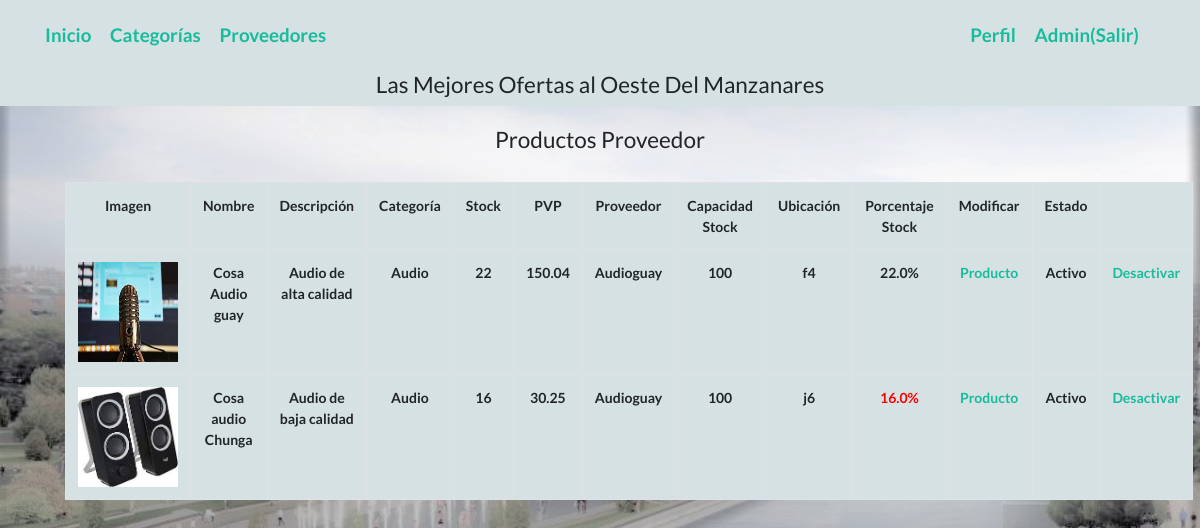
The app's page /proveedores_productos/2 (signed in) with its own data.
### main/models.py (models this page shows, shortened)
class Usuarios(db.Base):
    __tablename__ = 'usuarios'
    id = Column(Integer, primary_key=True)
    username = Column(String(100), nullable=False)
    password_hash = Column(String(128), nullable=False)
    nombre = Column(String(200), nullable=False)
    email = Column(String(200), nullable=False)
    admin = Column(Boolean, default=False)
    proveedor = Column(Boolean, default=False)
    activo = Column(Boolean, default=True)
    usuProveedorId = Column(Integer, ForeignKey("proveedores.id"), default=0)
    usuProveedor = relationship("Proveedores", backref="ProveedorUsu")
    @property
    def password(self):
        raise AttributeError('password is not a readable attribute')
    def is_admin(self):
        return self.admin
    def is_proveedor(self):
        return self.proveedor

class Inventario(db.Base):
    __tablename__ = "inventario"
    id = Column(Integer, primary_key=True)
    nombre = Column(String(100), nullable=False)
    precio = Column(Float, default=0)
    iva = Column(Integer, default=21)
    descripcion = Column(String(255))
    image = Column(String(255))
    stock = Column(Integer, default=0)
    capacidad_stock = Column(Integer, default=0)
    ubicacion = Column(String, default=0)
    Proveedorid = Column(Integer, ForeignKey('proveedores.id'), nullable=False)
    CategoriaId = Column(Integer, ForeignKey('categorias.id'), nullable=False)
    activo = Column(Boolean, default=True)
    categoria = relationship("Categorias", backref="Articulos")
    proveedor = relationship("Proveedores", backref="Proveedor")
    def precio_final(self):
        return round(self.precio + (self.precio * self.iva / 100), 2)
    def porcentaje_stock(self):
        return round(self.stock * 100 / self.capacidad_stock, 1)

class Categorias(db.Base):
    __tablename__ = 'categorias'
    id = Column(Integer, primary_key=True)
    nombre = Column(String(100))
    articulos = relationship("Inventario", cascade="all, delete-orphan",
                             backref="Categorias", lazy='dynamic')

class Proveedores(db.Base):
    __tablename__ = "proveedores"
    id = Column(Integer, primary_key=True)
    nombre = Column(String(100), nullable=False)
    cif = Column(String, nullable=False)
    descuento = Column(Float, default=0)
    direccion = Column(String(255))
    telefono = Column(String(15))
    activo = Column(Boolean, default=True)
    proveedor = relationship("Inventario", cascade="all, delete-orphan",
                             backref="Proveedores", lazy='dynamic')
    proveedorUsu = relationship("Usuarios", cascade="all, delete-orphan",
                                backref="Proveedores", lazy='dynamic')

### main/providers.py (the view)
@providers.route("/proveedores_productos/<id>")
@login_required
def proveedores_productos(id):
    from models import Inventario, Categorias, Proveedores
    proveedores = db.session.query(Proveedores).order_by(Proveedores.nombre).all()
    articulos = db.session.query(Inventario).filter_by(Proveedorid=id).all()
    return render_template("proveedores_productos.html", articulos=articulos)

### main/main.py (called while the page is built)
@login_manager.user_loader
def load_user(user_id):
    from models import Usuarios
    return db.session.query(Usuarios).get(int(user_id))

@app.context_processor
def contar_carrito():
    if not current_user.is_authenticated:
        return {'num_articulos': 0}
    if request.cookies.get(str(current_user.id)) is None:
        return {'num_articulos': 0}
    else:
        datos = json.loads(request.cookies.get(str(current_user.id)))
        return {'num_articulos': len(datos)}

### templates/proveedores_productos.html (shortened to what this page needs)
{% extends "base.html" %}
{% block content %}
{% if current_user.is_admin() or current_user.is_proveedor()%}
    <div class="col-md-11 mx-auto">
        <br>
        <h4 class="display-8 text-center">Productos Proveedor</h4>
        <br>
        <div class="panel panel-default">
            <table class="table table-bordered tablas" bgcolor="#D5E1E3 ">
                <tr>
                    <td>Imagen</td>
                    <td>Nombre</td>
                    <td>Descripción</td>
                    <td>Categoría</td>
                    <td>Stock</td>
                    <td>PVP</td>
                    <td>Proveedor</td>
                    <td>Capacidad Stock</td>
                    <td>Ubicación</td>
                    <td>Porcentaje Stock</td>
                    <td>Modificar</td>
                    <td>Estado</td>
                </tr>
                <tr>
                    {% for art in articulos %}
                    {% if art.image %}
                    <td><img src="{{url_for('static',filename='upload/')}}{{art.image}}" width="100" height="100"/>
                        {% else %}
                    <td><img src="{{url_for('static',filename='upload/not-found.png')}}" width="100" height="100"/>
                        {% endif %}
                    <td>{{art.nombre}}</td>
                    <td>{{art.descripcion}}</td>
                    <td>{{art.categoria.nombre}}</td>
                    <td>{{art.stock}}</td>
                    <td>{{art.precio_final()}}</td>
                    <td>{{art.proveedor.nombre}}</td>
                    <td>{{art.capacidad_stock}}</td>
                    <td>{{art.ubicacion}}</td>
                    {% if art.porcentaje_stock()<20 %}
                    <td style="color:red">{{art.porcentaje_stock()}}%</td>
                    {% else%}
                    <td>{{art.porcentaje_stock()}}%</td>
                    {% endif%}
                    <td><a href="{{url_for('article.articulos_edit',id=art.id)}}">
                        Producto</a></td>
                    {% if art.activo==True%}
                    <td>Activo</td>
                    <td><a href="{{url_for('article.articulos_delete',id=art.id)}}">
                        Desactivar</a></td>
                    {% else%}
                    <td>Inactivo</td>
                    <td>
                        <a href="{{url_for('article.articulos_activar',id=art.id)}}"><span
                                class="glyphicon glyphicon-shopping-cart"></span>
                            Activar</a></td>
                    {% endif%}
                </tr>
                {% endfor %}
            </table>
        </div>
    </div>
{%endif%}
{% endblock %}

### templates/base.html (shortened to what this page needs)
<!DOCTYPE html>
<html lang="es" xmlns="http://www.w3.org/1999/html">
<head>
    <link rel="stylesheet" href="https://cdn.jsdelivr.net/npm/bootswatch@4.5.2/dist/flatly/bootstrap.min.css"
>
    <link rel="stylesheet" href="{{ url_for('static', filename='main.css')}}">
</head>
<header>
    <nav class="navbar navbar-inverse navbar-fixed-top">
        <div class="container">
            <div class="navbar-header">
                <a class="navbar-brand" href="/index">Inicio</a>
                {% if current_user.is_authenticated and current_user.is_admin()%}
                <a class="navbar-brand" href="{{url_for('catego.categorias')}}">Categorías</a>
                <a class="navbar-brand" href="{{url_for('providers.proveedores')}}">Proveedores</a>
                {% endif %}
            </div>
            <div>
                {% if current_user.is_authenticated %}
                <a class="navbar-brand " href="/perfil/{{ current_user.username}}"> Perfil</a>
                <a class="navbar-brand " href="/logout">{{current_user.nombre}}(Salir)</a>
                {% else %}
                <a class="navbar-brand" href="/login">Login</a>
                <a class="navbar-brand" href="/registro">Registro</a>
                {% endif %}
            </div>
        </div>
    </nav>
    <div class="container">
        <h4>Las Mejores Ofertas al Oeste Del Manzanares</h4>
    </div>
</header>
<body>
<br>
<br>
<br>
<br>
<br>
{% block content %}{% endblock %}
</body>
</html>

### static/main.css (style rules this page uses)
body { margin-left: auto; margin-right: auto; margin-top: auto; margin-bottom: auto; text-align:center; background-image:url('fotos-playa-madrid-rio-001.jpg'); background-repeat: no-repeat; background-size: cover; font-weight: bold; font-size: 14px; }
table { vertical-align:middle }
table td { vertical-align:middle; text-align:centre; }
header { text:black }
header { position: fixed; width: 100%; z-index: 1000; background:#D5E1E3; font-weight: bold }

### records on screen
Usuarios: nombre "Admin"
Inventario: image (picture), nombre "Cosa Audio guay", descripcion "Audio de alta calidad", categoria.nombre "Audio", stock "22", precio_final "150.04", proveedor.nombre "Audioguay", capacidad_stock "100", ubicacion "f4", porcentaje_stock "22.0"
Inventario: image (picture), nombre "Cosa audio Chunga", descripcion "Audio de baja calidad", categoria.nombre "Audio", stock "16", precio_final "30.25", proveedor.nombre "Audioguay", capacidad_stock "100", ubicacion "j6", porcentaje_stock "16.0"
